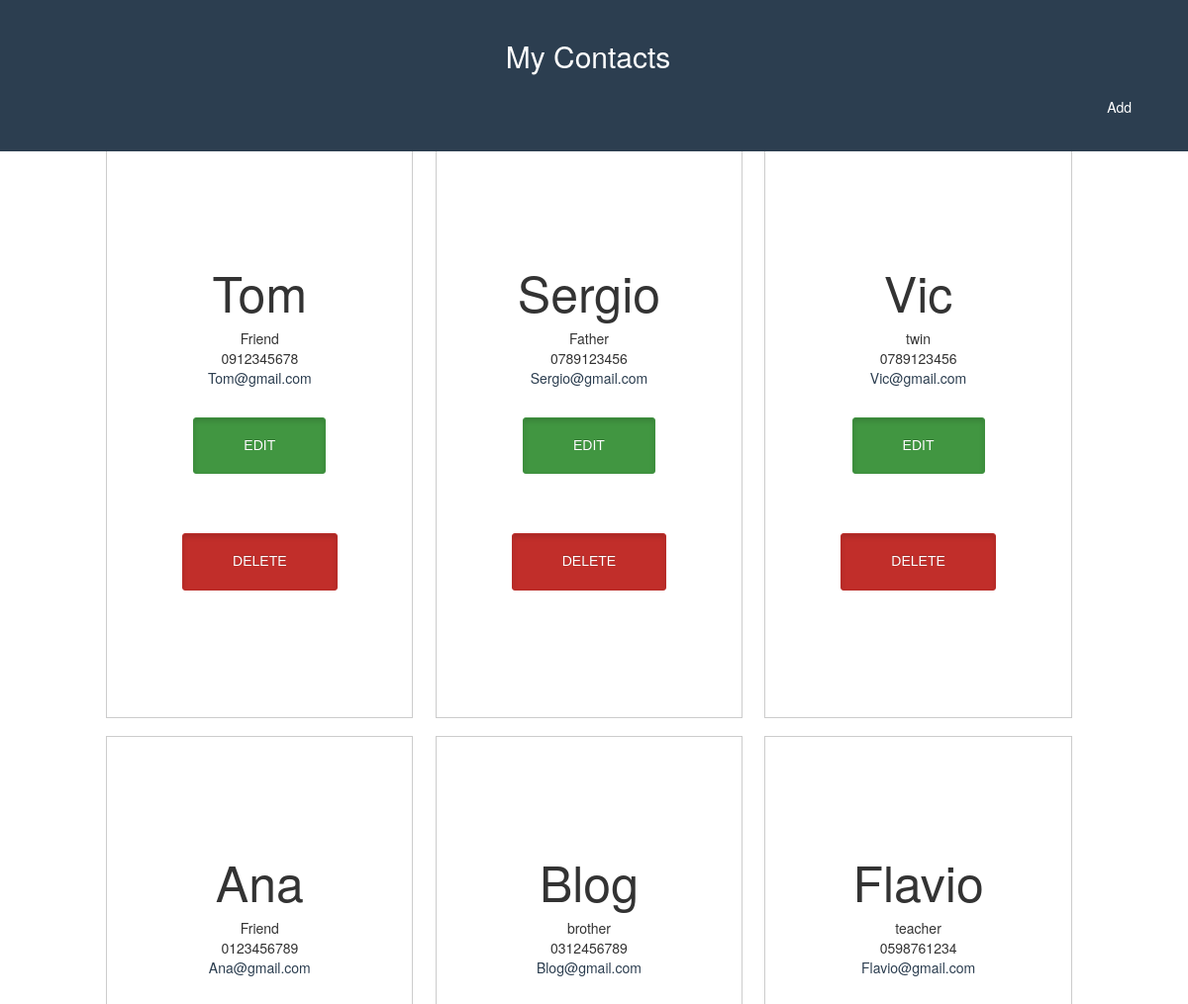
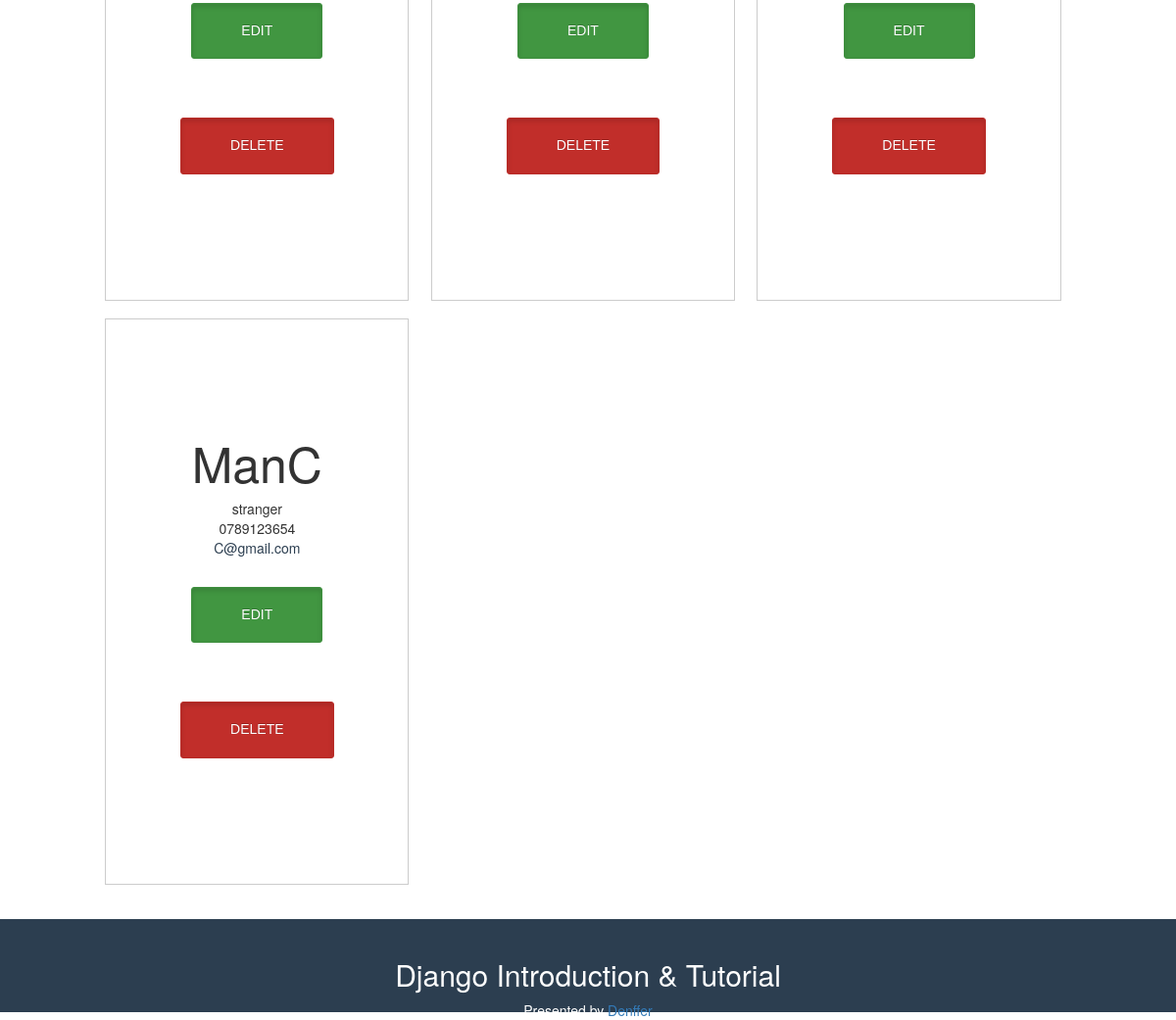
Before: / with the older database file (2 pictures, top to bottom).
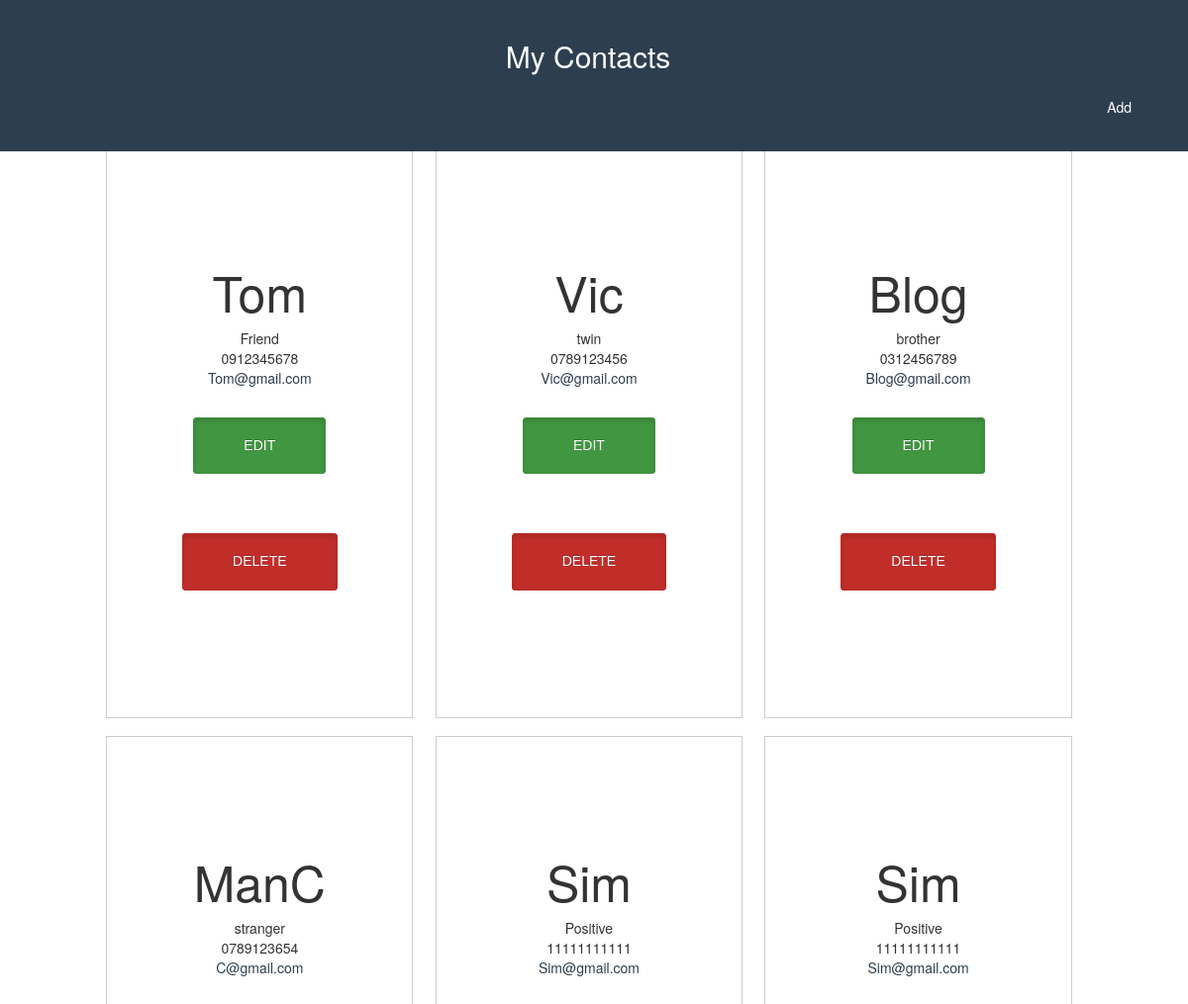
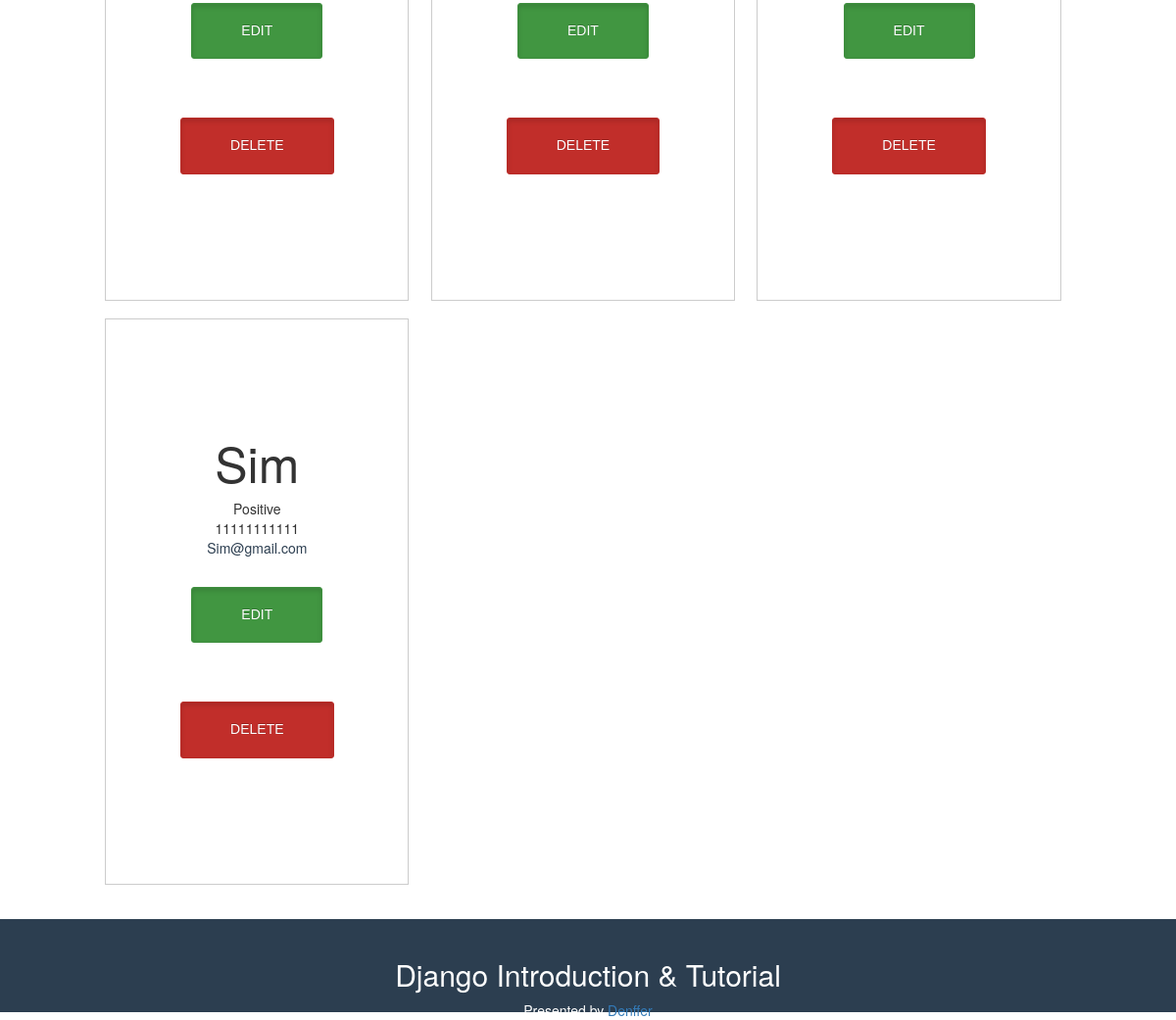
After: the same page with the newer database file (2 pictures, top to bottom).
### mycontacts/models.py (models this page shows)
class Contact(models.Model):
    name = models.CharField(max_length=200)
    relation = models.CharField(max_length=200)
    phone = models.CharField(max_length=200)
    email = models.CharField(max_length=200)

### mycontacts/views.py (the view)
# urls.py: re_path(r'^$', views.show),
def show(request):
    contact_list = Contact.objects.all()
    return render(request, 'mycontacts/show.html',{'contacts': contact_list})

### mycontacts/templates/mycontacts/show.html
{% extends 'mycontacts/background.html' %}
{% load static %}
{% block content %}
<div class="container-show">
    <ul class="grid" style="list-style-type: none">
    {% for data in contacts %}
    <li>
        <div>
            <h2 class="name">{{ data.name }}</h2>
            <div class="relation">{{ data.relation }}</div>
            <div class="phone">{{ data.phone }}</div>
            <div class="email"><a href='{{ data.email }}'>{{ data.email }}</a></div>
            <div class="button-container">
                <a href="{% url 'edit' data.id %}" class="btn btn-success btn-lg active" role="button" aria-pressed="true">
                    <h5>EDIT</h5>
                </a>
                <a href="{% url 'delete' data.id %}" class="btn btn-danger btn-lg active" role="button" aria-pressed="true">
                    <h5>DELETE</h5>
                </a>
            </div>
        </div>
    </li>
    {%  endfor %}
    </ul>
</div>
{% endblock content %}

### mycontacts/templates/mycontacts/background.html (shortened to what this page needs)
{% load static %}
<!DOCTYPE HTML>
<html lang="en-US">
<head>
    <link rel="stylesheet" href="https://maxcdn.bootstrapcdn.com/bootstrap/3.3.5/css/bootstrap.min.css">
    <link rel="stylesheet" href="https://maxcdn.bootstrapcdn.com/bootstrap/3.3.5/css/bootstrap-theme.min.css">
    <link rel="stylesheet" href="{% static 'css/show.css' %}">
    <link rel="stylesheet" href="{% static 'css/add.css' %}">
</head>
<body>
    <div class="header">
        <h2><a href="/">My Contacts</a></h2>
        <div class="pull-right">
		    <a href="/add">Add</a>
		</div>
    </div>
    <div class="body">
            {% block content %}
    </div>
    <div class="footer">
        <h2>Django Introduction & Tutorial</h2>
        <p>Presented by <a href="https://www.facebook.com/denffer18">Denffer</a></p>
    </div>
</body>
</html>

### mycontacts/static/css/show.css (style rules this page uses)
html { height: 100%; }
.name { font-size: 50px; }
.email { color: #2c3e50; }
.grid { overflow: hidden; padding: 2em 2em; max-width: 76em; margin: 0 auto; }
.grid li { padding: 0 0.8em 1.3em ; }
.grid li > div { border-bottom: 1.8px solid #cccccc; border-right: 1.4px solid #cccccc; border-left: 0.7px solid #cccccc; border-top: 0.6px solid #cccccc; background: #ffffff; padding: 7em 2em; text-align: center; }
.grid li a { color: #2c3e50; }
@media all and (min-width: 27em) { .grid li { width: 100%; float: left; } }
@media all and (min-width: 40em) { .grid li { width: 50%; } }
@media all and (min-width: 60em) { .grid li { width: 33%; } }
.container-show { padding-top: 10%; padding-bottom: 7%; }
body { position: relative; margin: 0; min-height: 100%; }
.footer { color:white; text-align: center; padding: 0.5px; width: 100%; height: 95px; background-color: #2c3e50; position: absolute; right: 0; bottom: 0; left: 0; }
.header { color:white; background-color: #0B3B39; width: 100%; position:fixed; text-align: center; transition: top .2s ease-in; }
.header a { text-decoration:none; display:block; color:white; background: url(image url) center center no-repeat; margin-right: 12px; padding: 15px 25px; }
.header h2 a { text-decoration:none; color:white; padding: 0px 0px; }

### mycontacts/static/css/add.css (style rules this page uses)
.btn { background: 0 0 #ffffff; border: 1px solid #9FB0A9; border-radius: 3px; color: #9FB0A9; font-family: "Raleway", sans-serif; font-size: 16px; line-height: inherit; margin: 30px 0; padding: 10px 50px; text-transform: uppercase; transition: all 0.25s ease 0s; }

### mycontacts/templates/mycontacts/background.html (style rules this page uses)
.header { background-color: #2c3e50; color: #fff; padding: 20px; }
.footer { background-color: #2c3e50; color: #fff; padding: 20px; }

Changed rows visible on the page:
removed Contact: name "Sergio", relation "Father", phone "0789123456", email "Sergio@gmail.com"
removed Contact: name "Ana", relation "Friend", phone "0123456789", email "Ana@gmail.com"
removed Contact: name "Flavio", relation "teacher", phone "0598761234", email "Flavio@gmail.com"
added Contact: name "Sim", relation "Positive", phone "11111111111", email "Sim@gmail.com"
added Contact: name "Sim", relation "Positive", phone "11111111111", email "Sim@gmail.com"
added Contact: name "Sim", relation "Positive", phone "11111111111", email "Sim@gmail.com"
